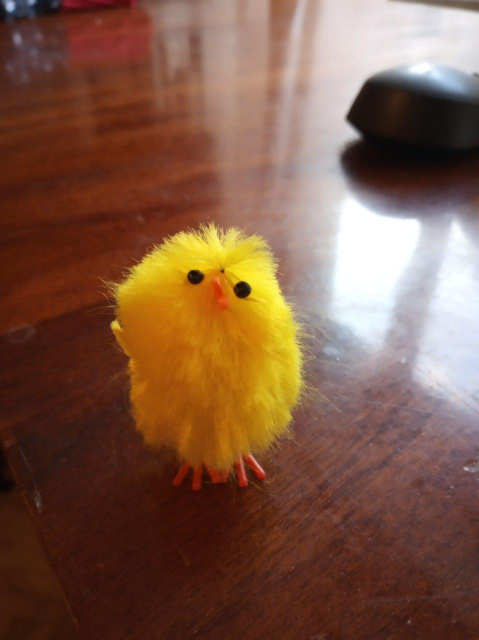
#> input picture images/gosha.jpg, 958 x 1280 px (shown at 1/2 size)
$ python gray_level_transform.py
#> lines starting #> are read from the running program, lines starting #| are printed output that depends on the picture
from PIL import Image
from pylab import *


def negative(im_arr):
    return 255 - im_arr

def clamp_to_interval(im_arr, from_, to):
    return ((to - from_) / 255 * im + from_).astype(np.uint8)

def darker(im_arr, degree):
    return (255 * (im / 255)**degree).astype(np.uint8)


if __name__ == '__main__':
    im = array(Image.open('./images/gosha.jpg').convert('L'))
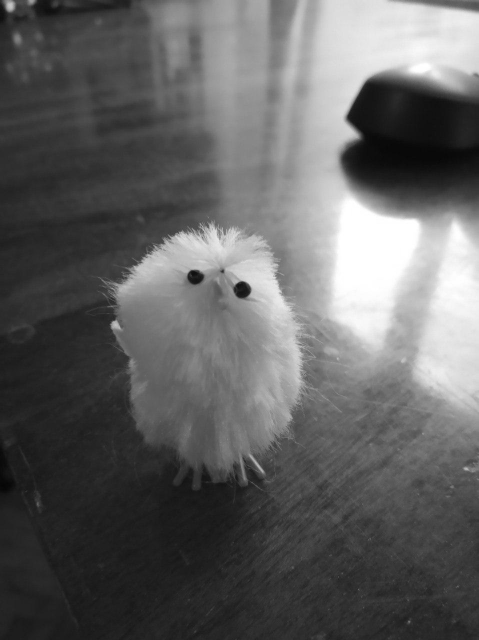
#> im: shape (1280, 958) (shown at 1/2 size); min 5, max 255, mean 97.7
    figure(figsize=(15, 15))
    subplots_adjust(hspace=0.3)

    gray()
    subplot(221, title='original')
    imshow(im)
    subplot(222, title='negative')
    imshow(negative(im))
#> in negative, `return 255 - im_arr`:
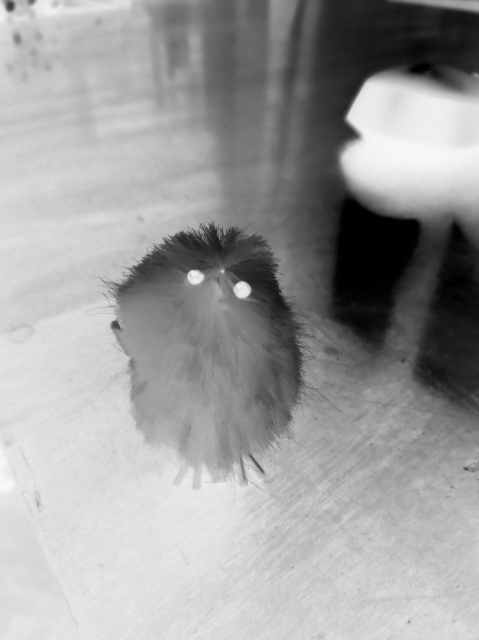
#> returned value: shape (1280, 958) (shown at 1/2 size); min 0, max 250, mean 157.3

    subplot(223, title='clamp_to_interval')
    imshow(clamp_to_interval(im, 240, 255))
#> in clamp_to_interval, `return ((to - from_) / 255 * im + from_).astype(np.uint8)`:
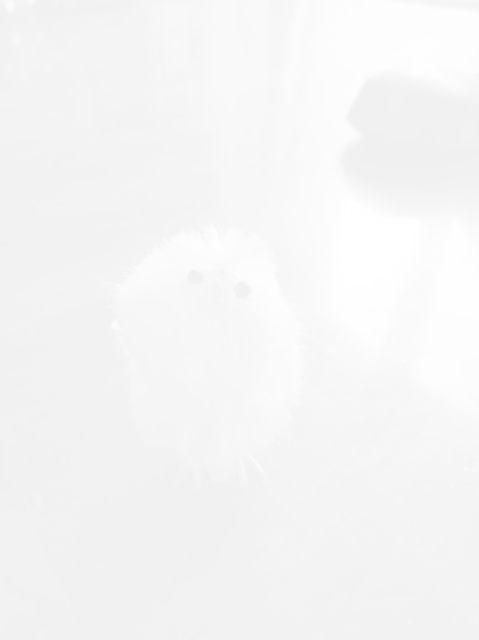
#> returned value: shape (1280, 958) (shown at 1/2 size); min 240, max 255, mean 245.3

    subplot(224, title='darker')
    imshow(darker(im, 3))
#> in darker, `return (255 * (im / 255)**degree).astype(np.uint8)`:
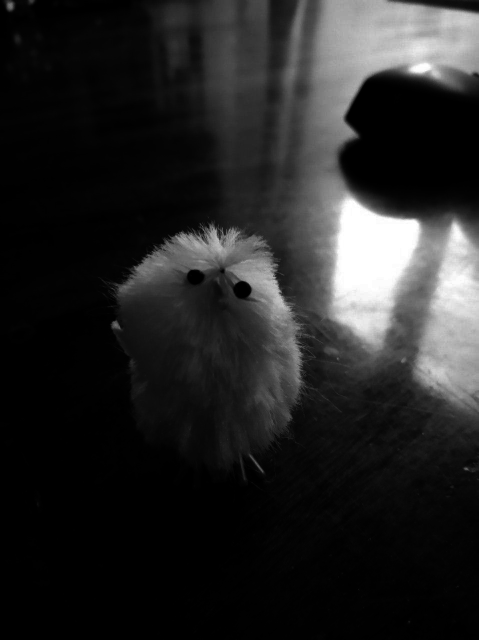
#> returned value: shape (1280, 958) (shown at 1/2 size); min 0, max 255, mean 37.6
    show()

$ run again, with images/flowers.jpg copied over images/gosha.jpg
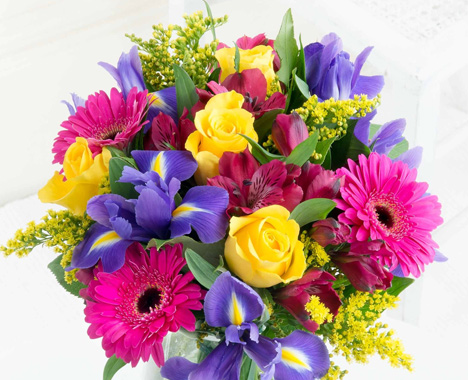
#> input picture images/flowers.jpg, 468 x 380 px
#> `im = array(Image.open('./images/gosha.jpg').convert('L'))`:
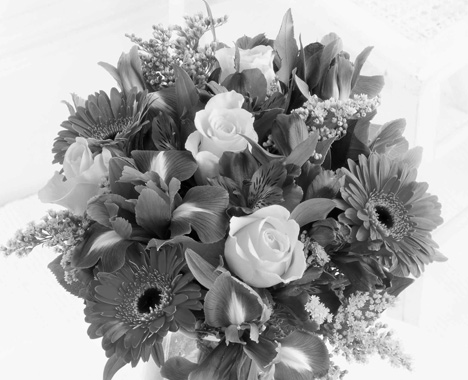
#> im: shape (380, 468); min 0, max 255, mean 165.1
#> in darker, `return (255 * (im / 255)**degree).astype(np.uint8)`:
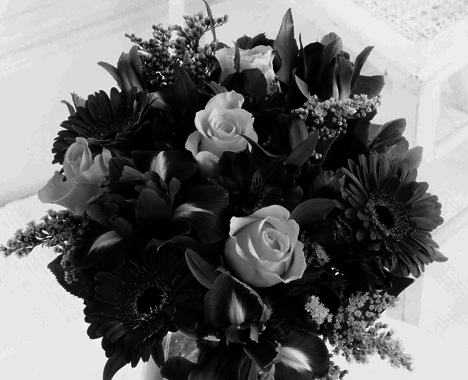
#> returned value: shape (380, 468); min 0, max 255, mean 109.8
